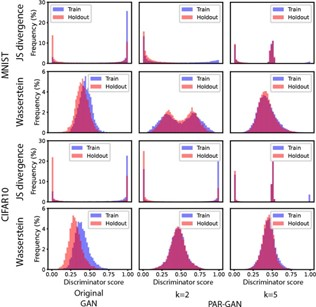
#> input picture images/sample.jpg, 316 x 307 px, found by its file name
$ python day11.py
#> lines starting #> are read from the running program, lines starting #| are printed output that depends on the picture
import cv2
import matplotlib.pyplot as plt

# Load image
img_path = r"images\sample.jpg"  # Make sure this file exists
img = cv2.imread(img_path)
#> img is the input picture: shape (307, 316, 3); mean B, G, R 229.7, 225.4, 232.8

# Check if image loaded
if img is None:
    print("Error: Image not found!")
    exit()

# Convert to grayscale
gray = cv2.cvtColor(img, cv2.COLOR_BGR2GRAY)
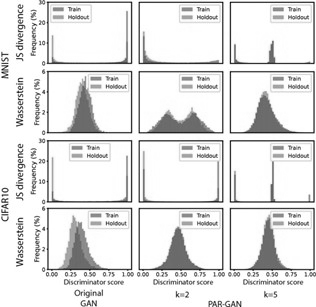
#> gray: shape (307, 316); min 10, max 255, mean 228.1

# 1️⃣ Apply Gaussian Blur
blur_gaussian = cv2.GaussianBlur(gray, (5,5), 0)
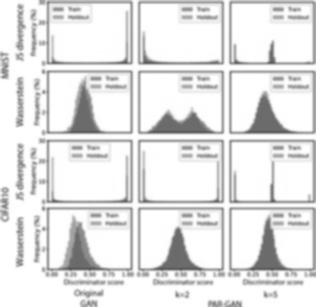
#> blur_gaussian: shape (307, 316); min 86, max 255, mean 227.9

# 2️⃣ Apply Median Blur
blur_median = cv2.medianBlur(gray, 5)
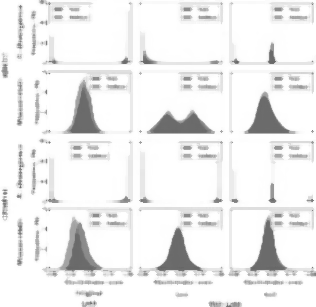
#> blur_median: shape (307, 316); min 101, max 255, mean 238.8

# 3️⃣ Canny Edge Detection
edges = cv2.Canny(gray, 100, 200)
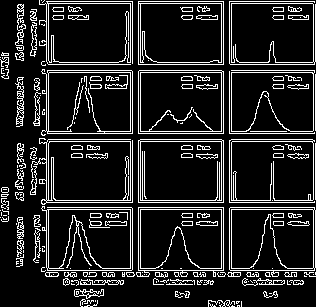
#> edges: shape (307, 316); 13.8% white in thin lines or dots

# Display results
plt.figure(figsize=(12,4))

plt.subplot(1,3,1)
plt.imshow(gray, cmap='gray')
plt.title("Grayscale")
plt.axis('off')

plt.subplot(1,3,2)
plt.imshow(blur_gaussian, cmap='gray')
plt.title("Gaussian Blur")
plt.axis('off')

plt.subplot(1,3,3)
plt.imshow(edges, cmap='gray')
plt.title("Canny Edges")
plt.axis('off')

plt.tight_layout()
plt.show()
